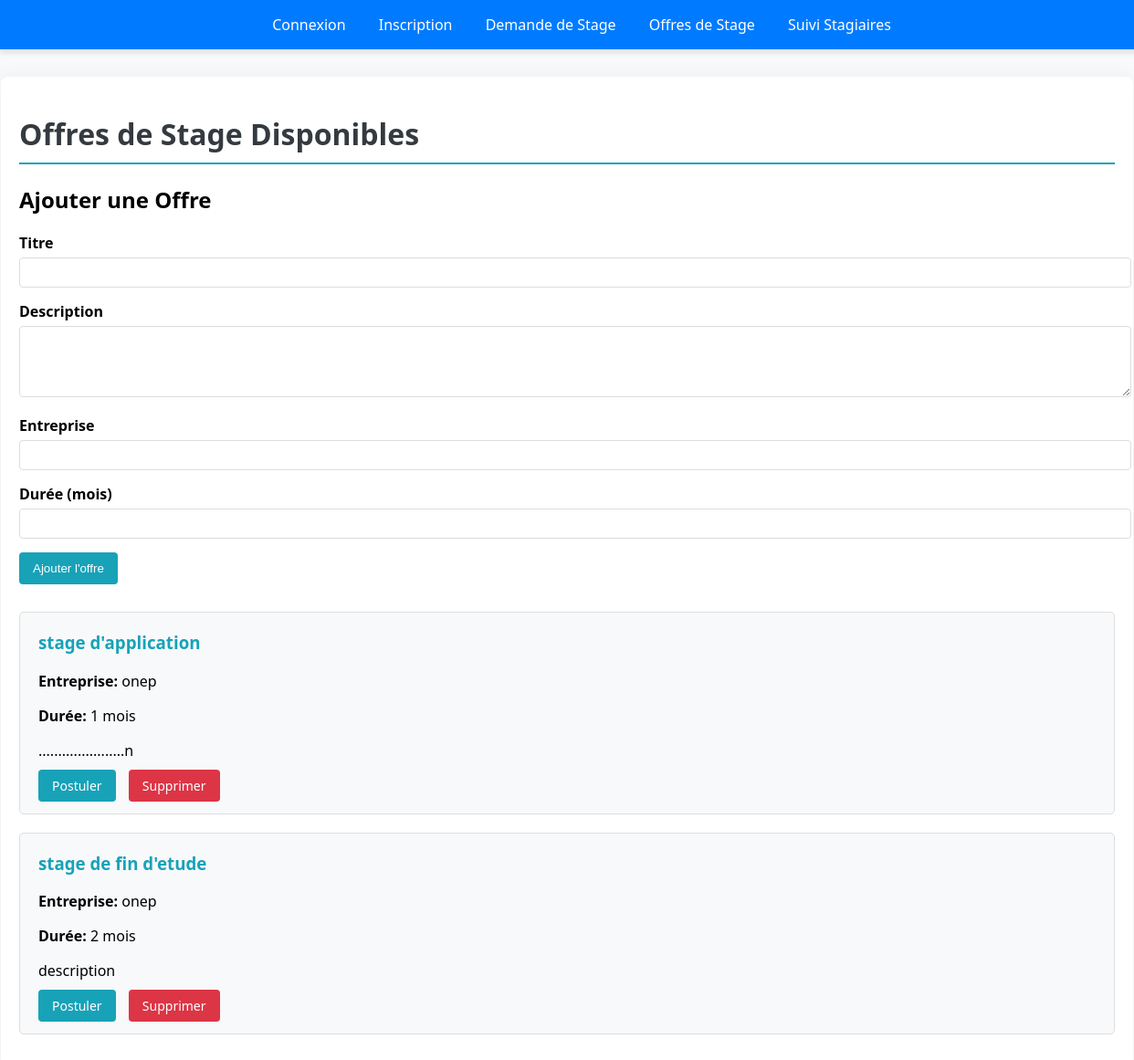
The app's page /offres_stage.php (signed in) with its own data.
### tables this page shows
CREATE TABLE `offres_stage` (
  `id` int(11) NOT NULL,
  `titre` varchar(255) NOT NULL,
  `description` text NOT NULL,
  `entreprise` varchar(255) NOT NULL,
  `duree` varchar(50) NOT NULL,
  `created_at` timestamp NOT NULL DEFAULT current_timestamp()
);

### offres_stage.php (the view, shortened to what this page needs)
<?php
require 'db_connection.php';
$offres = $pdo->query('SELECT * FROM offres_stage')->fetchAll();
?>
<!DOCTYPE html>
<html lang="fr">
<head>
</head>
<body>
    <div class="menu">
        <a href="login.php">Connexion</a>
        <a href="signup.php">Inscription</a>
        <a href="demande_stage.php">Demande de Stage</a>
        <a href="offres_stage.php">Offres de Stage</a>
        <a href="suivi_stagiaires.php">Suivi Stagiaires</a>
    </div>
    <div class="container">
        <h1>Offres de Stage Disponibles</h1>
        <?php if (isset($_SESSION['role']) && $_SESSION['role'] === 'admin'): ?>
        <div style="margin-bottom: 30px;">
            <h2>Ajouter une Offre</h2>
            <form method="post">
                <div class="form-group">
                    <label>Titre</label>
                    <input type="text" name="titre" class="form-control" required>
                </div>
                <div class="form-group">
                    <label>Description</label>
                    <textarea name="description" class="form-control" rows="4" required></textarea>
                </div>
                <div class="form-group">
                    <label>Entreprise</label>
                    <input type="text" name="entreprise" class="form-control" required>
                </div>
                <div class="form-group">
                    <label>Durée (mois)</label>
                    <input type="number" name="duree" class="form-control" required>
                </div>
                <button type="submit" name="ajouter" class="btn-submit">Ajouter l'offre</button>
            </form>
        </div>
        <?php endif; ?>
        <div class="offres-list">
            <?php foreach ($offres as $offre): ?>
            <div class="offre-card">
                <h3><?= htmlspecialchars($offre['titre']) ?></h3>
                <p><strong>Entreprise:</strong> <?= htmlspecialchars($offre['entreprise']) ?></p>
                <p><strong>Durée:</strong> <?= htmlspecialchars($offre['duree']) ?> mois</p>
                <p><?= nl2br(htmlspecialchars($offre['description'])) ?></p>
                <div style="margin-top: 15px;">
                    <a href="demande_stage.php?offre=<?= $offre['id'] ?>" class="btn btn-primary">Postuler</a>
                    <?php if (isset($_SESSION['role']) && $_SESSION['role'] === 'admin'): ?>
                    <a href="offres_stage.php?supprimer=<?= $offre['id'] ?>" class="btn btn-danger"
                       onclick="return confirm('Êtes-vous sûr de vouloir supprimer cette offre ?')">
                        Supprimer
                    </a>
                    <?php endif; ?>
                </div>
            </div>
            <?php endforeach; ?>
        </div>
    </div>
</body>
</html>

### offres_stage.php (style rules this page uses)
body { font-family: 'Segoe UI', Tahoma, Geneva, Verdana, sans-serif; background-color: #f8f9fa; margin: 0; padding: 0; }
.menu { width: 100%; background-color: #007bff; padding: 1rem; box-shadow: 0 4px 6px rgba(0, 0, 0, 0.1); text-align: center; }
.menu a { color: white; text-decoration: none; margin: 0 1rem; font-size: 1rem; }
.container { max-width: 1200px; margin: 30px auto; padding: 20px; background: white; border-radius: 8px; box-shadow: 0 0 20px rgba(0,0,0,0.05); }
h1 { color: #343a40; border-bottom: 2px solid #17a2b8; padding-bottom: 10px; }
.offre-card { border: 1px solid #ddd; border-radius: 5px; padding: 20px; margin-bottom: 20px; background: #f8f9fa; }
.offre-card h3 { color: #17a2b8; margin-top: 0; }
.btn { padding: 8px 15px; border-radius: 4px; text-decoration: none; color: white; font-size: 14px; margin-right: 10px; }
.btn-primary { background-color: #17a2b8; }
.btn-danger { background-color: #dc3545; }
.form-group { margin-bottom: 15px; }
.form-group label { display: block; margin-bottom: 5px; font-weight: bold; }
.form-control { width: 100%; padding: 8px; border: 1px solid #ddd; border-radius: 4px; }
.btn-submit { background-color: #17a2b8; color: white; border: none; padding: 10px 15px; border-radius: 4px; cursor: pointer; }

### records on screen
offres_stage: titre "stage d'application", entreprise "onep", duree "1", description "......................n"
offres_stage: titre "stage de fin d'etude", entreprise "onep", duree "2", description "description"
